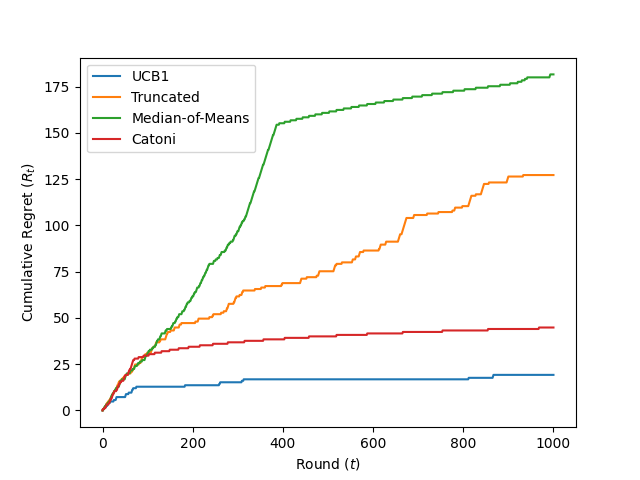

Reproduce this figure in Python.
import numpy as np
import matplotlib.pyplot as plt

from src.agents import *
from src.bandits import *

k = 2
n = 1000
mu = [0.1, 0.9]
sigma = [1.0, 1.0]

# bandit = Gaussian(mu, sigma)
bandit = Pareto(a = 2, b = 1, loc = [0.0, 0.9])
agents = [UCB1(k, n, v = 1), 
          TruncatedUCB(k, v = 1, epsilon = 1), 
          MoMUCB(k, v = 1, epsilon = 1), 
          CatoniUCB(k, n, v = 1, epsilon = 1)]

for agent in agents:
    results = [] 
    for _ in range(1): 
        agent.reset()
        agent, output = run(n, agent, bandit)
        results.append(output)
    plt.plot(range(n + 1), np.mean(results, axis = 0), label = agent.name())


plt.ylabel(r'Cumulative Regret ($R_t$)')
plt.xlabel(r'Round ($t$)')
plt.legend()
plt.savefig('pareto_example.png')
